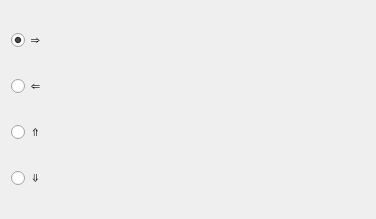
<?xml version="1.0" encoding="UTF-8"?>
<ui version="4.0">
 <class>Mixer_Direction_Menu</class>
 <widget class="QDialog" name="Mixer_Direction_Menu">
  <property name="geometry">
   <rect>
    <x>0</x>
    <y>0</y>
    <width>376</width>
    <height>219</height>
   </rect>
  </property>
  <property name="windowTitle">
   <string>Dialog</string>
  </property>
  <layout class="QVBoxLayout" name="verticalLayout">
   <item>
    <widget class="QRadioButton" name="right_button">
     <property name="toolTip">
      <string>Signal flow: left to right.</string>
     </property>
     <property name="text">
      <string>⇒</string>
     </property>
     <property name="checked">
      <bool>true</bool>
     </property>
    </widget>
   </item>
   <item>
    <widget class="QRadioButton" name="left_button">
     <property name="toolTip">
      <string>Signal flow: right to left.</string>
     </property>
     <property name="text">
      <string>⇐</string>
     </property>
    </widget>
   </item>
   <item>
    <widget class="QRadioButton" name="up_button">
     <property name="toolTip">
      <string>Signal flow: bottom to top.</string>
     </property>
     <property name="text">
      <string>⇑</string>
     </property>
    </widget>
   </item>
   <item>
    <widget class="QRadioButton" name="down_button">
     <property name="toolTip">
      <string>Signal flow: Top to bottom.</string>
     </property>
     <property name="text">
      <string>⇓</string>
     </property>
    </widget>
   </item>
  </layout>
 </widget>
 <resources/>
 <connections/>
 <buttongroups>
  <buttongroup name="buttonGroup"/>
 </buttongroups>
</ui>
